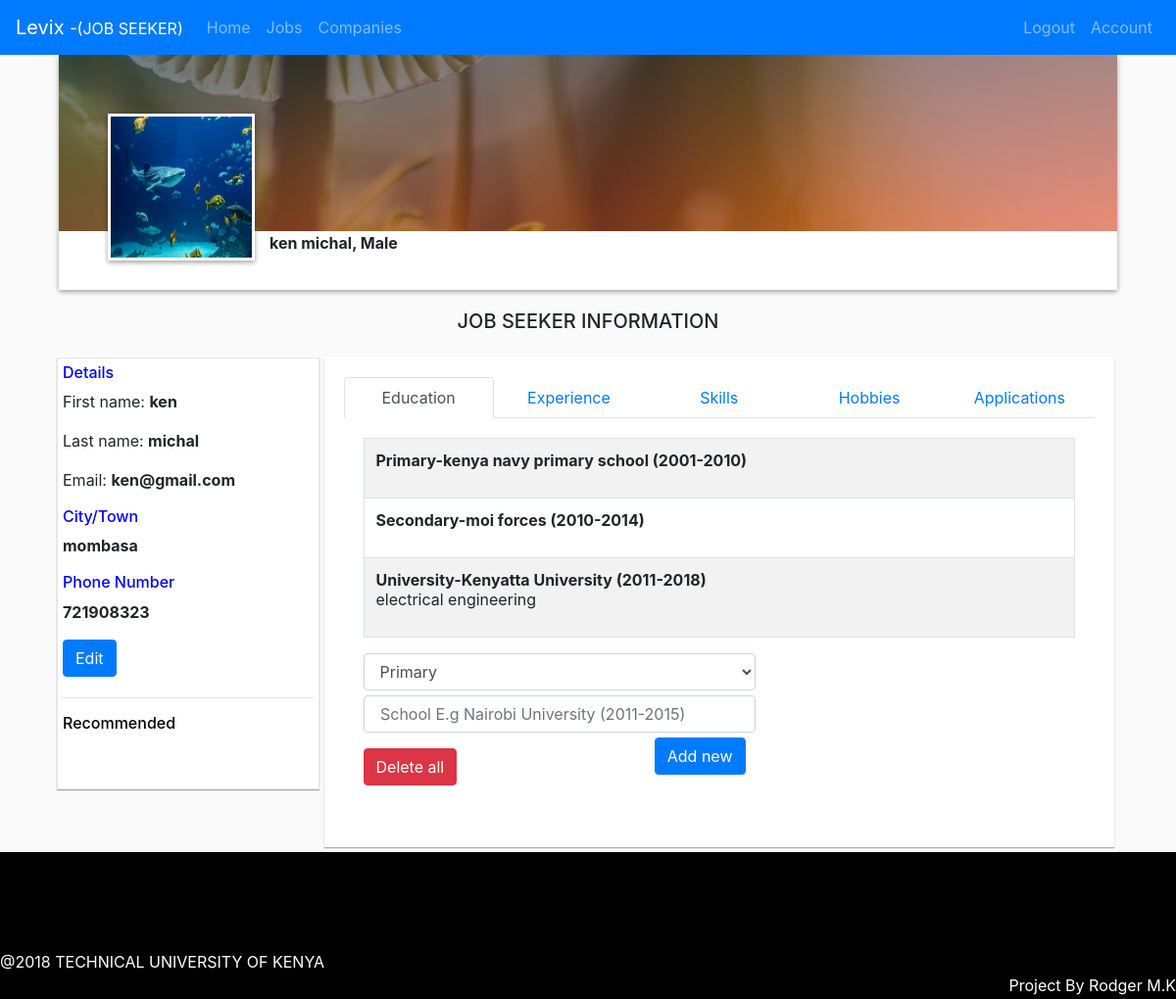
The app's page /user/profile.php?user_id=4 (signed in) with its own data.
### tables this page shows
CREATE TABLE `job_seeker` (
  `user_id` int(11) NOT NULL,
  `first_name` varchar(20) NOT NULL,
  `last_name` varchar(20) NOT NULL,
  `email` varchar(100) NOT NULL,
  `gender` varchar(10) NOT NULL,
  `location` varchar(50) NOT NULL,
  `phone_number` int(20) NOT NULL,
  `hobbies` varchar(500) NOT NULL,
  `skills` varchar(500) NOT NULL,
  `education` varchar(500) NOT NULL,
  `experience` varchar(500) NOT NULL,
  `password` varchar(100) NOT NULL
);

### user/profile.php (the view, shortened to what this page needs)
<html lang="en">
<?php
if(isset($_GET['user_id'])){
    $user_id=$_GET['user_id'];
    include "../functions/connect.php";
   $select = mysqli_query($conn, "SELECT * FROM `job_seeker` WHERE `user_id` = '$user_id' ");
    if (mysqli_num_rows($select)) {
    ?>
  <head>
    <link rel="stylesheet" href="https://maxcdn.bootstrapcdn.com/bootstrap/4.0.0/css/bootstrap.min.css">
<link rel="stylesheet" href="https://cdnjs.cloudflare.com/ajax/libs/font-awesome/4.7.0/css/font-awesome.min.css">
<link rel="stylesheet" href="https://cdnjs.cloudflare.com/ajax/libs/bootstrap-social/5.1.1/bootstrap-social.css">
  </head>
  <body>
<nav class="navbar navbar-expand-lg navbar-dark bg-primary">
 <a class="navbar-brand" href="#">Levix
  <?php
if(isset($_COOKIE["sess_user"])){
include "../functions/connect.php";
  $email=$_COOKIE["sess_user"];
 $select = mysqli_query($conn, "SELECT * FROM `job_seeker` WHERE `email` = '$email' ");
if(mysqli_num_rows($select)) {
?>
<small>-(JOB SEEKER)</small>
<?php }else{ ?>
<small>-(COMPANY)</small>
<?php }}?>
</a>
  <div class="collapse navbar-collapse" id="navbarSupportedContent">
    <ul class="navbar-nav mr-auto">
       <li class="nav-item ">
        <a class="nav-link" href="../index.php">Home <span class="sr-only">(current)</span></a>
      </li>
      <li class="nav-item">
        <a class="nav-link" href="../jobs.php">Jobs <span class="sr-only">(current)</span></a>
      </li>
      <li class="nav-item">
        <a class="nav-link" href="../Companies.php">Companies</a>
      </li>
    </ul>
    <div>
           <ul class="navbar-nav mr-auto ">
          <?php
if(isset($_COOKIE["sess_user"])){
?>
       <li class="nav-item ">
   <a class="nav-link " href="../functions/logout.php">Logout</a>
      </li>
<?php
  include "../functions/connect.php";
 $select = mysqli_query($conn, "SELECT * FROM `job_seeker` WHERE `email` = '$email' ");
    while ($row = mysqli_fetch_array($select)) {
$user_id=$row['user_id'];
    ?>
      <li class="nav-item ">
 <a class="nav-link " href=<?php echo "../user/profile.php?user_id=".$user_id ?>>Account</a>
</li>
<?php };?>
    <?php } ?>
    </ul>
    </div>
  </div>
</nav>
<div  style="width: 90%;margin: 0 auto 0 auto;box-shadow: 0 2px 5px 0 rgba(0,0,0,.16), 0 2px 5px 0 rgba(0,0,0,.23);">
	<?php
   include "../functions/connect.php";
   $user_id=$_GET['user_id'];
            $query = mysqli_query($conn,"SELECT * from job_seeker WHERE user_id= $user_id");
               while ($row = mysqli_fetch_array($query)) {
  ?>
  <div style="width: 100%;height:180px;" class="bg-img">
		<img src=<?php
if(file_exists("../images/profile/job_seeker/".$row['email'].".jpg")){
 echo  "../images/profile/job_seeker/".$row['email'].".jpg";
}
else{
  if(file_exists("../images/profile/job_seeker/".$row['email'].".png")){
 echo  "../images/profile/job_seeker/".$row['email'].".png";
}else{
  echo "../images/profile/job_seeker/prof.png";
}
}
    ?> alt="profile img" style="width: 150px;height: 150px;margin-left:50px;transform: translateY(60px);border: 3px solid white;box-shadow: 0 2px 5px 0 rgba(0,0,0,.16), 0 2px 5px 0 rgba(0,0,0,.23)">
  </div>
	<div style="width: 100%;background-color: white;min-height:60px">
		 <div style="margin-left: 210px"><strong style="margin:5px;overflow: hidden"><?php echo $row['first_name']." ".$row['last_name']; ?>, <?php echo $row['gender']; ?></strong></div></div>
<?php } ?>
</div>
<h5 style="text-align: center;margin:20px">JOB SEEKER INFORMATION</h5>
 <div class="main">
 <div class="about" style="background-color:white">
  <?php
   include "../functions/connect.php";
      $user_id=$_GET['user_id'];
            $query = mysqli_query($conn,"SELECT * from job_seeker WHERE user_id=$user_id");
               while ($row = mysqli_fetch_array($query)) {
  ?>
<h6 style="color: blue">Details</h6>
<p>First name: <b><?php echo $row['first_name']; ?></b></p>
<p>Last name: <b><?php echo $row['last_name']; ?></b></p>
<p>Email: <b><?php echo $row['email']; ?></b></p>
<h6 style="color: blue">City/Town</h6>
 <p><b><?php echo $row['location']; ?></b></p>
 <h6 style="color: blue">Phone Number</h6>
<p><b><?php echo $row['phone_number']; ?></b></p>
<?php
include "../functions/connect.php";
if(isset($_COOKIE['sess_user'])){
$id=$_GET['user_id'];
$check=mysqli_query($conn, "SELECT * FROM `job_seeker` WHERE `user_id` = '$id' ");
$rows = mysqli_fetch_array($check);
  if($rows['email']==$_COOKIE['sess_user']){
?>
<button type="submit"  class="btn btn-primary" data-toggle="modal" data-target="#edit">Edit</button>
<?php }}?>
 <hr/>
<div><h6 style="color: black">Recommended</h6>
<?php
include "../functions/connect.php";
$user_id=$_GET['user_id'];
    $query = mysqli_query($conn,"SELECT * from job_seeker WHERE user_id=$user_id");
?>
</div><br>
<?php } ?>
</div>
<div class="container" style="background-color:white;min-height: 500px;">
<ul class="nav nav-tabs nav-justified">
  <li class="nav-item">
    <a class="nav-link active" data-toggle="tab" href="#Education">Education</a>
  </li>
  <li class="nav-item">
    <a class="nav-link"  data-toggle="tab" href="#Experience">Experience</a>
  </li>
  <li class="nav-item">
    <a class="nav-link" data-toggle="tab" href="#Skills">Skills</a>
  </li>
  <li class="nav-item">
    <a class="nav-link " data-toggle="tab" href="#Hobbies">Hobbies</a>
  </li>
  <?php
include "../functions/connect.php";
if(isset($_COOKIE['sess_user'])){
$id=$_GET['user_id'];
$check=mysqli_query($conn, "SELECT * FROM `job_seeker` WHERE `user_id` = '$id' ");
$rows = mysqli_fetch_array($check);
  if($rows['email']==$_COOKIE['sess_user']){
?>
       <li class="nav-item">
    <a class="nav-link" data-toggle="tab" href="#Applications">Applications
    </a>
  </li>
<?php }}?>
</ul>
  <div class="tab-content" style="padding: 20px">
    <div id="Education" class="tab-pane fade-in active">
<table  class="table table-striped table-bordered">
      <?php
include "../functions/connect.php";
  $user_id=$_GET['user_id'];
    $query = mysqli_query($conn,"SELECT * from job_seeker WHERE user_id=$user_id");
               while ($row = mysqli_fetch_array($query)) {
 $education=json_decode($row['education'],true);
@ $keys=array_keys($education) ;
$value=0;
while(isset($keys[$value])){
      ?>
      <tr><td>
        <strong><?php echo $keys[$value]; ?></strong>
  <p><?php echo implode(array_slice($education, $value, 1)) ; ?></p>
    <?php $value=$value+1;}}?>
      </td></tr>
</table>
   <form method="post" action="../functions/education_post.php" class="form-group" style="max-width: 400px">
<?php
include "../functions/connect.php";
if(isset($_COOKIE['sess_user'])){
$id=$_GET['user_id'];
$check=mysqli_query($conn, "SELECT * FROM `job_seeker` WHERE `user_id` = '$id' ");
$rows = mysqli_fetch_array($check);
  if($rows['email']==$_COOKIE['sess_user']){
?>      <select name="level" id="level" class="form-control" requiredd>
        <option value="Primary">Primary</option>
    </select>
     <input type="text" name="school" class="form-control"  placeholder=" School E.g Nairobi University (2011-2015)"  required>
 <input  type="submit" name="submit" value="Add new" class="btn btn-primary pull-right">
<?php }}?>
  </form>
    <form action="../functions/delete.php" method="post">
<?php
include "../functions/connect.php";
if(isset($_COOKIE['sess_user'])){
$id=$_GET['user_id'];
$check=mysqli_query($conn, "SELECT * FROM `job_seeker` WHERE `user_id` = '$id' ");
$rows = mysqli_fetch_array($check);
  if($rows['email']==$_COOKIE['sess_user']){
?>
   <button type="submit" name="delete_education" class="btn btn-danger">Delete all</button>
<?php }}?>
  </form>
    </div>
  </div>
</div>
</div>
  </body>
  <footer>
    <div style="padding-top:100px;width:100%">
   <div>@2018 TECHNICAL UNIVERSITY OF KENYA </div>
<div style="float:right;right:10px">Project By Rodger M.K</div>
  </div>
  </footer>
<?php }else{
  echo "USER DOES NOT EXIST";
} }else{
echo "PLEASE SELECT USER";
}?>
</html>

### user/profile.php (style rules this page uses)
body { margin: 0px; background-color:#FAFAFA; }
input,select { margin-right:10px; margin-bottom:5px; }
button { margin-bottom:5px; }
select { margin-right:10px; }
.container { padding: 10px; }
footer { background-color: black; height: 150px; width: 100%; color:white; bottom: 0; }
@media (min-width: 700px) { .main { display: flex; flex-wrap: wrap; padding: 5px; align-items: flex-start; width:92%; margin: 0 auto 0 auto; } }
.about { padding: 5px; flex:1; border:0.5px solid #e5e5e5; margin-right: 5px; margin-left: 5px; box-shadow: 0 1px 1.5px 0 rgba(0,0,0,.12), 0 1px 1px 0 rgba(0,0,0,.24); padding-bottom: 25px; }
.container { margin-right:10px; box-shadow: 0 1px 1.5px 0 rgba(0,0,0,.12), 0 1px 1px 0 rgba(0,0,0,.24); flex:3; padding: 20px; }

### records on screen
job_seeker: email (picture), first_name "ken", last_name "michal", gender "Male", email "ken@gmail.com", location "mombasa", phone_number "721908323", shows "Edit", education "Primary-kenya navy primary school (2001-2010)", education "Secondary-moi forces (2010-2014)", education "University-Kenyatta University (2011-2018)", education "electrical engineering"
